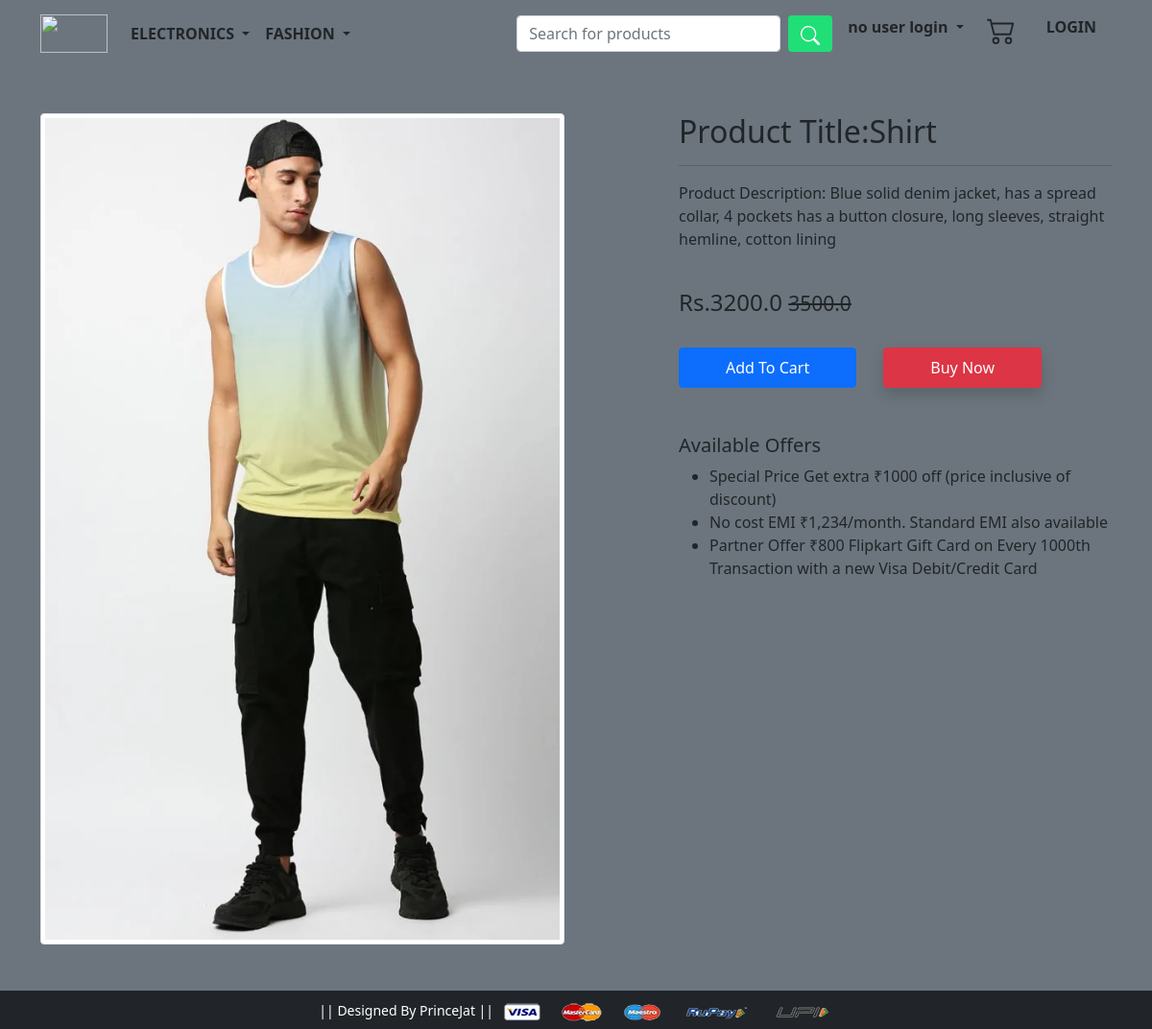
/product-detail/13, run on the app's committed database.
### app/models.py (models this page shows, shortened)
class Product(models.Model):
    title = models.CharField(max_length=100)
    selling_price=models.FloatField()
    discounted_price=models.FloatField()
    description=models.TextField()
    brand = models.CharField(max_length=200)
    category = models.CharField(choices = CATEGORY_CHOICES,max_length=2)
    product_image = models.ImageField(upload_to='producting')

### app/views.py (the view)
# urls.py: path('product-detail/<int:pk>', views.ProductDetailView.as_view(), name='product-detail'),
class ProductDetailView(View):
    def get(self, request, pk):
        product = Product.objects.get(pk=pk)
        item_already_in_cart = False
        if request.user.is_authenticated:
            item_already_in_cart = Cart.objects.filter(Q(product=product.id) & Q(user=request.user)).exists()
            return render(request, 'app/productdetail.html',{'product':product, 'item_already_in_cart':item_already_in_cart})
        else:
            return render(request, 'app/productdetail.html',{'product':product, 'item_already_in_cart':item_already_in_cart})

### app/templates/app/productdetail.html (shortened to what this page needs)
{% extends 'app/base.html' %}
{% load static %}
{% block main-content %}
<div class="container my-5">
 <div class="row">
  <div class="col-sm-6 text-center align-self-center">
   <img src="{{product.product_image.url}}" alt="" class="img-fluid img-thumbnail">
  </div>
  <div class="col-sm-5 offset-sm-1">
   <h2>Product Title:{{product.title}} </h2>
   <hr>
   <p>Product Description: {{product.description}}</p> <br>
   <h4>Rs.{{product.discounted_price}} <small class="fw-light text-decoration-line-through">{{product.selling_price}}</small></h4> <br>
   {% if not request.user.is_authenticated %}
    <form action="/add-to-cart" class="d-inline">
    <button type="submit" class="btn btn-primary shodow px-5 py-2">Add To Cart</button>
    </form>
   {% endif %}
   <a href="{% url 'checkout' %}" class="btn btn-danger shadow px-5 py-2 ms-4">Buy Now</a>
   <h5 class="mt-5">Available Offers</h5>
   <ul>
    <li>Special Price Get extra ₹1000 off (price inclusive of discount)</li>
    <li>No cost EMI ₹1,234/month. Standard EMI also available</li>
    <li>Partner Offer ₹800 Flipkart Gift Card on Every 1000th Transaction with a new Visa Debit/Credit Card</li>
   </ul>
  </div>
 </div>
</div>
{% endblock main-content %}

### data on the page
Product: product_image (picture), title "Shirt", description "Blue solid denim jacket, has a spread collar, 4 pockets has a button closure, long sleeves, straight hemline, cotton lining", discounted_price "3200.0", selling_price "3500.0"
